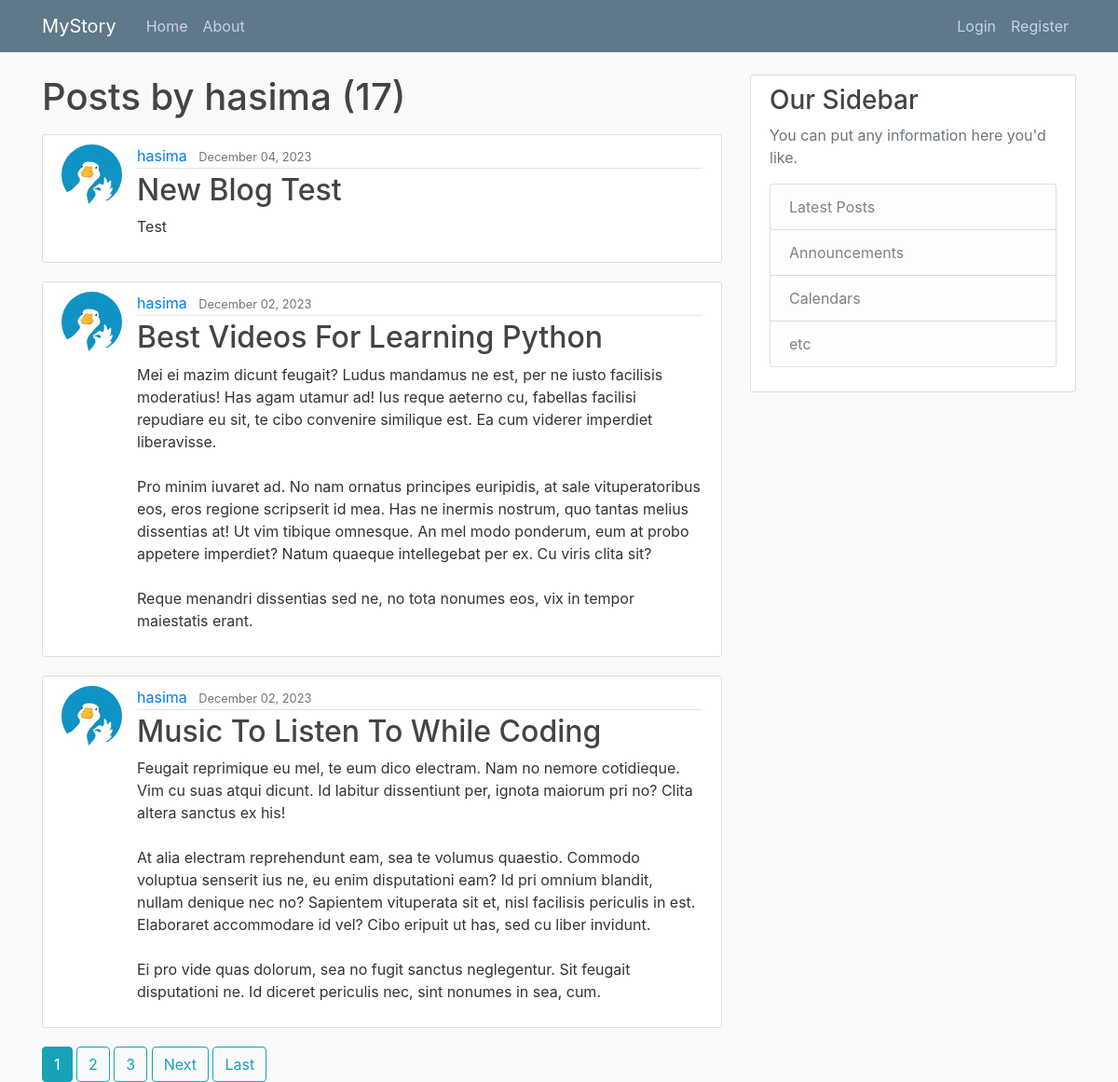
Page /user/hasima on the committed database.
### blog/models.py (models this page shows, shortened)
class Post(models.Model):
    title = models.CharField(max_length=100)
    content = models.TextField()
    date_posted = models.DateTimeField(default=timezone.now)
    author = models.ForeignKey(User, on_delete=models.CASCADE)

### users/models.py (models this page shows, shortened)
class Profile(models.Model):
    user = models.OneToOneField(User, on_delete=models.CASCADE)
    image = models.ImageField(default='default.jpeg', upload_to='profile_pics')

### blog/views.py (the view)
# urls.py: path('user/<str:username>', UserPostListView.as_view(), name='user-posts'),
class UserPostListView(ListView):
    model = Post
    template_name = 'blog/user_posts.html' # <app>/<model>_<viewtype>.html
    context_object_name = 'posts'
    ordering = ['-date_posted']
    paginate_by = 3
    def get_queryset(self):
        user = get_object_or_404(User, username=self.kwargs.get('username'))
        return Post.objects.filter(author=user).order_by('-date_posted')

### blog/templates/blog/user_posts.html (shortened to what this page needs)
{% extends "blog/base.html" %}
{% block content %}
    <h1 class="mb-3">Posts by {{ view.kwargs.username }} ({{ page_obj.paginator.count }})</h1>
    {% for post in posts %}
        <article class="media content-section">
          <img class="rounded-circle article-img" src="{{ post.author.profile.image.url }}">
          <div class="media-body">
            <div class="article-metadata">
              <a class="mr-2" href="{% url 'user-posts' post.author.username %}">{{ post.author }}</a>
              <small class="text-muted">{{ post.date_posted|date:"F d, Y" }}</small>
            </div>
            <h2><a class="article-title" href="{% url 'post-detail' post.id %}">{{ post.title }}</a></h2>
            <p class="article-content">{{ post.content }}</p>
          </div>
        </article>
    {% endfor %}
    {% if is_paginated %}
        {% for num in page_obj.paginator.page_range %}
          {% if page_obj.number == num %}
            <a class="btn btn-info" href="?page={{ num }}">{{ num }}</a>
          {% elif num > page_obj.number|add:'-3' and num < page_obj.number|add:'3' %}
            <a class="btn btn-outline-info" href="?page={{ num }}">{{ num }}</a>
          {% endif %}
        {% endfor %}
        {% if page_obj.has_next %}
          <a class="btn btn-outline-info" href="?page={{ page_obj.next_page_number }}">Next</a>
          <a class="btn btn-outline-info" href="?page={{ page_obj.paginator.num_pages}}">Last</a>
      {% endif %}
    {% endif %}
{% endblock content %}

### blog/static/blog/main.css (style rules this page uses)
body { background: #fafafa; color: #333333; margin-top: 5rem; }
h1, h2, h3, h4, h5, h6 { color: #444444; }
.content-section { background: #ffffff; padding: 10px 20px; border: 1px solid #dddddd; border-radius: 3px; margin-bottom: 20px; }
.article-title { color: #444444; }
.article-content { white-space: pre-line; }
.article-img { height: 65px; width: 65px; margin-right: 16px; }
.article-metadata { padding-bottom: 1px; margin-bottom: 4px; border-bottom: 1px solid #e3e3e3 }

### rows in the picture
Post: author.profile.image (picture), author "hasima", date_posted "December 04, 2023", title "New Blog Test", content "Test"
Post: author.profile.image (picture), author "hasima", date_posted "December 02, 2023", title "Best Videos For Learning Python", content "Mei ei mazim dicunt feugait? Ludus mandamus ne est, per ne iusto facilisis moderatius! Has agam utamur ad! Ius reque aeterno cu, fabellas facilisi repudiare eu sit, te cibo convenire similique est. Ea cum viderer imperdiet liberavisse. Pro minim iuvaret ad. No nam ornatus principes euripidis, at sale vituperatoribus eos, eros regione scripserit id mea. Has ne inermis nostrum, quo tantas melius dissentias at! Ut vim tibique omnesque. An mel modo ponderum, eum at probo appetere imperdiet? Natum quaeque intellegebat per ex. Cu viris clita sit? Reque menandri dissentias sed ne, no tota nonumes eos, vix in tempor maiestatis erant."
Post: author.profile.image (picture), author "hasima", date_posted "December 02, 2023", title "Music To Listen To While Coding", content "Feugait reprimique eu mel, te eum dico electram. Nam no nemore cotidieque. Vim cu suas atqui dicunt. Id labitur dissentiunt per, ignota maiorum pri no? Clita altera sanctus ex his! At alia electram reprehendunt eam, sea te volumus quaestio. Commodo voluptua senserit ius ne, eu enim disputationi eam? Id pri omnium blandit, nullam denique nec no? Sapientem vituperata sit et, nisl facilisis periculis in est. Elaboraret accommodare id vel? Cibo eripuit ut has, sed cu liber invidunt. Ei pro vide quas dolorum, sea no fugit sanctus neglegentur. Sit feugait disputationi ne. Id diceret periculis nec, sint nonumes in sea, cum."

### other values in the picture
{{ view.kwargs.username }} "hasima"
{{ page_obj.paginator.count }} "17"
{{ num }} "1"
{{ num }} "2" "3"
